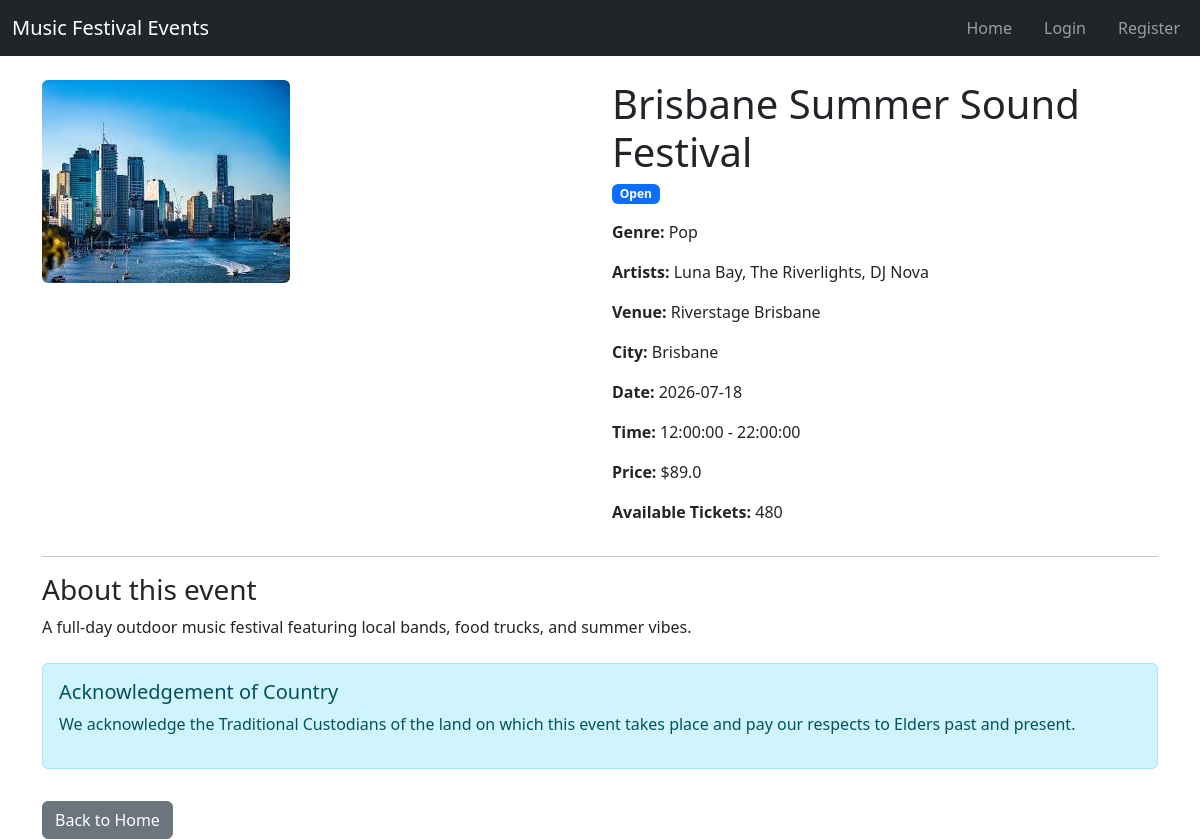
Screenshot of /event/1 with the database file from the repository.
### website/models.py (models this page shows)
class Event(db.Model):
    __tablename__ = 'events'
    id = db.Column(db.Integer, primary_key=True)
    title = db.Column(db.String(150), nullable=False)
    description = db.Column(db.Text, nullable=False)
    date = db.Column(db.Date, nullable=False)
    start_time = db.Column(db.Time, nullable=False)
    end_time = db.Column(db.Time, nullable=False)
    venue_name = db.Column(db.String(150), nullable=False)
    city = db.Column(db.String(80), nullable=False)
    image = db.Column(db.String(255), nullable=False)
    genre = db.Column(db.String(50), nullable=False)
    artist_lineup = db.Column(db.Text, nullable=False)
    price = db.Column(db.Float, nullable=False)
    total_tickets = db.Column(db.Integer, nullable=False)
    available_tickets = db.Column(db.Integer, nullable=False)
    status = db.Column(db.String(20), nullable=False, default='Open')
    acknowledgement_type = db.Column(db.String(50), nullable=False, default='No Acknowledgement')
    acknowledgement_text = db.Column(db.Text, nullable=True)
    creator_id = db.Column(db.Integer, db.ForeignKey('users.id'), nullable=False)
    bookings = db.relationship('Booking', backref='event', lazy=True)
    comments = db.relationship('Comment', backref='event', lazy=True)

### website/views.py (the view)
@main_bp.route('/event/<int:event_id>')
def event_detail(event_id):
    event = Event.query.get_or_404(event_id)
    return render_template('event_detail.html', event=event)

### website/templates/event_detail.html
{% extends "base.html" %}
{% block content %}
<div class="container mt-4">
    <div class="row">
        <div class="col-md-6">
            <img src="{{ url_for('static', filename='image/' + event.image) }}"
                 class="img-fluid rounded"
                 alt="{{ event.title }}">
        </div>
        <div class="col-md-6">
            <h1>{{ event.title }}</h1>
            <span class="badge bg-primary mb-3">{{ event.status }}</span>
            <p><strong>Genre:</strong> {{ event.genre }}</p>
            <p><strong>Artists:</strong> {{ event.artist_lineup }}</p>
            <p><strong>Venue:</strong> {{ event.venue_name }}</p>
            <p><strong>City:</strong> {{ event.city }}</p>
            <p><strong>Date:</strong> {{ event.date }}</p>
            <p><strong>Time:</strong> {{ event.start_time }} - {{ event.end_time }}</p>
            <p><strong>Price:</strong> ${{ event.price }}</p>
            <p><strong>Available Tickets:</strong> {{ event.available_tickets }}</p>
        </div>
    </div>
    <hr>
    <h3>About this event</h3>
    <p>{{ event.description }}</p>
    {% if event.acknowledgement_text %}
    <div class="alert alert-info mt-4">
        <h5>Acknowledgement of Country</h5>
        <p>{{ event.acknowledgement_text }}</p>
    </div>
    {% endif %}
    <a href="{{ url_for('main.index') }}" class="btn btn-secondary mt-3">Back to Home</a>
</div>
{% endblock %}

### rows the page displays
Event: image (picture), title "Brisbane Summer Sound Festival", status "Open", genre "Pop", artist_lineup "Luna Bay, The Riverlights, DJ Nova", venue_name "Riverstage Brisbane", city "Brisbane", date "2026-07-18", start_time "12:00:00", end_time "22:00:00", price "89.0", available_tickets "480", description "A full-day outdoor music festival featuring local bands, food trucks, and summer vibes.", acknowledgement_text "We acknowledge the Traditional Custodians of the land on which this event takes place and pay our respects to Elders past and present."
